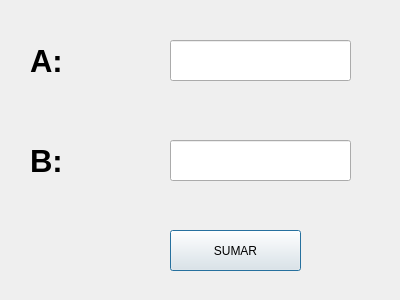
<?xml version="1.0" encoding="UTF-8"?>
<ui version="4.0">
 <class>Dialog</class>
 <widget class="QDialog" name="Dialog">
  <property name="geometry">
   <rect>
    <x>0</x>
    <y>0</y>
    <width>400</width>
    <height>300</height>
   </rect>
  </property>
  <property name="windowTitle">
   <string>Dialog</string>
  </property>
  <widget class="QLineEdit" name="txt_b">
   <property name="geometry">
    <rect>
     <x>170</x>
     <y>140</y>
     <width>181</width>
     <height>41</height>
    </rect>
   </property>
   <property name="font">
    <font>
     <pointsize>22</pointsize>
     <weight>75</weight>
     <bold>true</bold>
     <underline>false</underline>
     <strikeout>false</strikeout>
    </font>
   </property>
   <property name="toolTip">
    <string>&lt;html&gt;&lt;head/&gt;&lt;body&gt;&lt;p align=&quot;center&quot;&gt;&lt;br/&gt;&lt;/p&gt;&lt;/body&gt;&lt;/html&gt;</string>
   </property>
   <property name="whatsThis">
    <string>&lt;html&gt;&lt;head/&gt;&lt;body&gt;&lt;p&gt;&lt;br/&gt;&lt;/p&gt;&lt;/body&gt;&lt;/html&gt;</string>
   </property>
   <property name="styleSheet">
    <string notr="true"/>
   </property>
   <property name="text">
    <string/>
   </property>
  </widget>
  <widget class="QLineEdit" name="txt_a">
   <property name="geometry">
    <rect>
     <x>170</x>
     <y>40</y>
     <width>181</width>
     <height>41</height>
    </rect>
   </property>
   <property name="font">
    <font>
     <pointsize>22</pointsize>
     <weight>75</weight>
     <bold>true</bold>
     <underline>false</underline>
     <strikeout>false</strikeout>
    </font>
   </property>
   <property name="toolTip">
    <string>&lt;html&gt;&lt;head/&gt;&lt;body&gt;&lt;p align=&quot;center&quot;&gt;&lt;br/&gt;&lt;/p&gt;&lt;/body&gt;&lt;/html&gt;</string>
   </property>
   <property name="whatsThis">
    <string>&lt;html&gt;&lt;head/&gt;&lt;body&gt;&lt;p&gt;&lt;br/&gt;&lt;/p&gt;&lt;/body&gt;&lt;/html&gt;</string>
   </property>
   <property name="styleSheet">
    <string notr="true"/>
   </property>
   <property name="text">
    <string/>
   </property>
  </widget>
  <widget class="QLabel" name="label">
   <property name="geometry">
    <rect>
     <x>30</x>
     <y>30</y>
     <width>111</width>
     <height>61</height>
    </rect>
   </property>
   <property name="font">
    <font>
     <pointsize>23</pointsize>
     <weight>75</weight>
     <bold>true</bold>
    </font>
   </property>
   <property name="text">
    <string>A:</string>
   </property>
  </widget>
  <widget class="QLabel" name="label_2">
   <property name="geometry">
    <rect>
     <x>30</x>
     <y>130</y>
     <width>101</width>
     <height>61</height>
    </rect>
   </property>
   <property name="font">
    <font>
     <pointsize>23</pointsize>
     <weight>75</weight>
     <bold>true</bold>
    </font>
   </property>
   <property name="text">
    <string>B:</string>
   </property>
  </widget>
  <widget class="QPushButton" name="btn_sumar">
   <property name="geometry">
    <rect>
     <x>170</x>
     <y>230</y>
     <width>131</width>
     <height>41</height>
    </rect>
   </property>
   <property name="text">
    <string>SUMAR</string>
   </property>
  </widget>
 </widget>
 <resources/>
 <connections/>
</ui>
